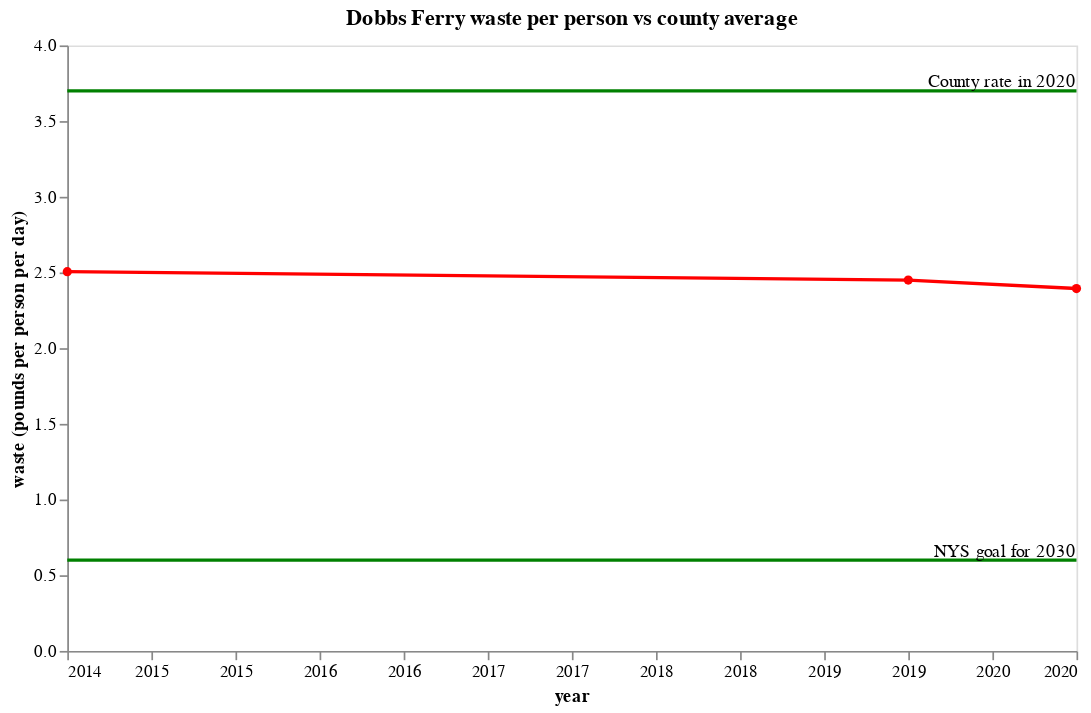

Notebook source saved alongside this figure:
### Markdown cell above
## PPD

> The State’s Plan, “Beyond Waste,” challenged Planning Units to drastically reduce solid waste disposed (i.e., non-recyclable waste) to 0.6 pounds per person per day (“PPD”) by 2030. Westchester is working very hard to meet the State’s goal. In 2020, the County’s average of 3.7 PPD outperformed the New York State average of 4.5 PPD, as well as the national average of 4.9 PPD (2018 rate).

### Code cell
ppd_line = alt.Chart(DF_data).mark_line(color='red', point=alt.OverlayMarkDef(color="red")).encode(alt.X('year:Q', scale=alt.Scale(domain=[2014, 2020]), axis=alt.Axis(format=".0f")), y=WASTE_PPD)


goal_lines = plot_horizontal_with_label(3.7, [2014, 2020], "County rate in 2020")
goal_lines = goal_lines + plot_horizontal_with_label(0.6, [2014, 2020], "NYS goal for 2030")
(goal_lines + ppd_line).properties(
    title="Dobbs Ferry waste per person vs county average",
    width=600,
    height=360,
)

### Figure 1 — Vega-Lite specification as saved in the notebook (floating-point values rounded to 4 significant figures)
{"config": {"view": {"continuousWidth": 400, "continuousHeight": 300}}, "layer": [{"data": {"name": "empty"}, "mark": {"type": "rule", "color": "green", "size": 2}, "encoding": {"y": {"datum": 3.7}}}, {"data": {"name": "empty"}, "mark": {"type": "text", "align": "right", "baseline": "bottom"}, "encoding": {"text": {"datum": "County rate in 2020"}, "x": {"datum": 2020, "scale": {"domain": [2014, 2020]}}, "y": {"datum": 3.7}}}, {"layer": [{"data": {"name": "empty"}, "mark": {"type": "rule", "color": "green", "size": 2}, "encoding": {"y": {"datum": 0.6}}}, {"data": {"name": "empty"}, "mark": {"type": "text", "align": "right", "baseline": "bottom"}, "encoding": {"text": {"datum": "NYS goal for 2030"}, "x": {"datum": 2020, "scale": {"domain": [2014, 2020]}}, "y": {"datum": 0.6}}}]}, {"data": {"name": "data-3d4b09771237e138e633c201baac6d94"}, "mark": {"type": "line", "color": "red", "point": {"color": "red"}}, "encoding": {"x": {"axis": {"format": ".0f"}, "field": "year", "scale": {"domain": [2014, 2020]}, "type": "quantitative"}, "y": {"field": "waste (pounds per person per day)", "type": "quantitative"}}}], "height": 360, "title": "Dobbs Ferry waste per person vs county average", "width": 600, "$schema": "https://vega.github.io/schema/vega-lite/v4.17.0.json", "datasets": {"empty": [{}], "data-3d4b09771237e138e633c201baac6d94": [{"year": 2014, "waste (tons annual)": 5030, "recycling (tons annual)": 1270, "population": 11001, "recycling rate": 0.2016, "waste (pounds per person per day)": 2.505, "waste target (tons annual)": 5030.0}, {"year": 2019, "waste (tons annual)": 4930, "recycling (tons annual)": 1764, "population": 11027, "recycling rate": 0.2635, "waste (pounds per person per day)": 2.45, "waste target (tons annual)": 4192.0}, {"year": 2020, "waste (tons annual)": 5042, "recycling (tons annual)": 2101, "population": 11541, "recycling rate": 0.2941, "waste (pounds per person per day)": 2.394, "waste target (tons annual)": 4024.0}]}}
